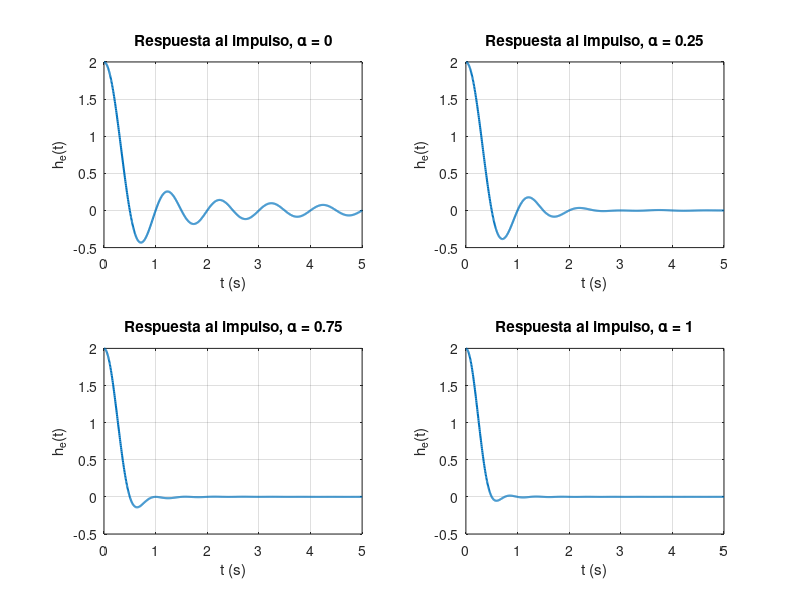
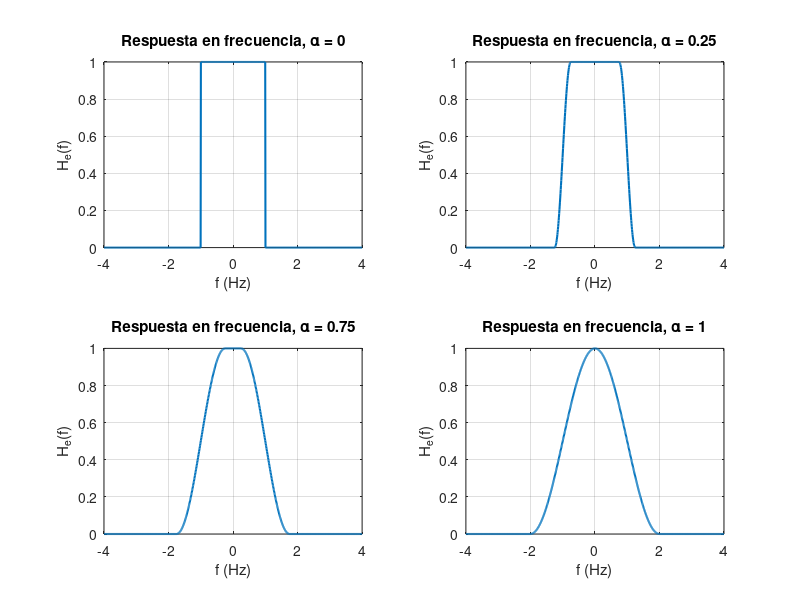

MATLAB code to generate these figures, in order:
clear; clc;

% Parámetros generales
f0 = 1;              % Frecuencia de banda base 
alphas = [0, 0.25, 0.75, 1];   % Valores de roll-off

% Tiempo para respuesta al impulso 
t = linspace(0, 5/f0, 1000);     

% Gráfica de la respuesta al impulso
figure;
for i = 1:length(alphas)
    alpha = alphas(i);
    fDelta = alpha * f0;

    % Evitar división por cero
    sinc_term = sinc(2*f0*t); 
    denom = 1 - (4*fDelta*t).^2;
    denom(denom==0) = eps; 

    % Respuesta al impulso
    he_t = 2*f0 .* sinc_term .* cos(2*pi*fDelta*t) ./ denom;

    subplot(2,2,i);
    plot(t, he_t, 'LineWidth', 1.5);
    title(['Respuesta al impulso, \alpha = ', num2str(alpha)]);
    xlabel('t (s)'); ylabel('h_e(t)');
    grid on;
end

% Frecuencia para respuesta en frecuencia
f = linspace(-2*f0*(1+1), 2*f0*(1+1), 1000); 

% Gráfica de la respuesta en frecuencia
figure;
for i = 1:length(alphas)
    alpha = alphas(i);
    f1 = f0 * (1 - alpha);   % Límite inferior de transición
    f2 = f0 * (1 + alpha);   % Límite superior de transición

    He_f = zeros(size(f));
    abs_f = abs(f);

    % Construcción de la respuesta en frecuencia
    for k = 1:length(f)
        if abs_f(k) <= f1
            He_f(k) = 1;
        elseif abs_f(k) > f1 && abs_f(k) <= f2
            He_f(k) = 0.5 * (1 + cos(pi * (abs_f(k) - f1) / (2 * alpha * f0)));
        else
            He_f(k) = 0;
        end
    end

    subplot(2,2,i);
    plot(f, He_f, 'LineWidth', 1.5);
    title(['Respuesta en frecuencia, \alpha = ', num2str(alpha)]);
    xlabel('f (Hz)'); ylabel('H_e(f)');
    grid on;
end
